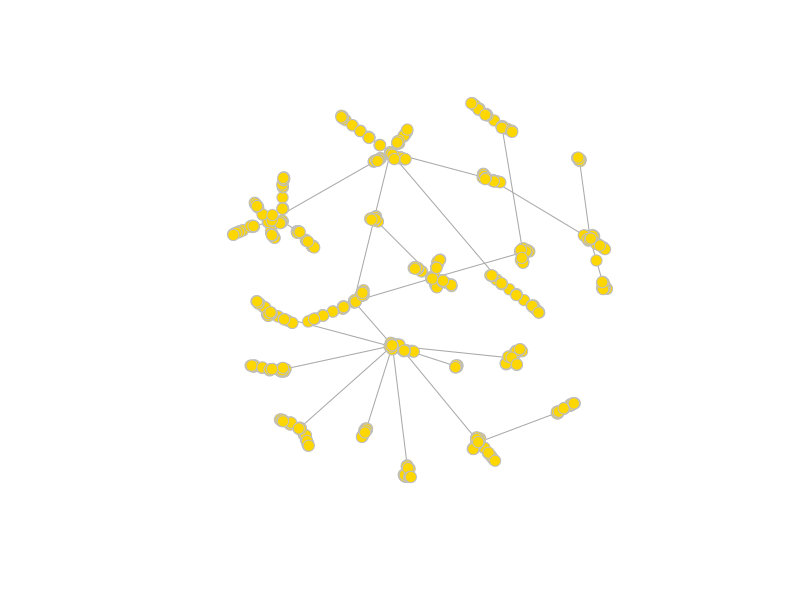
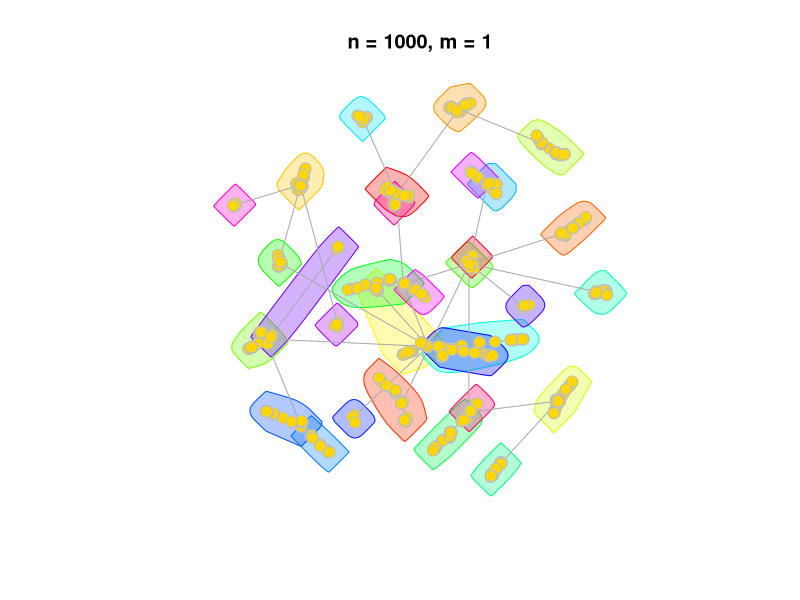
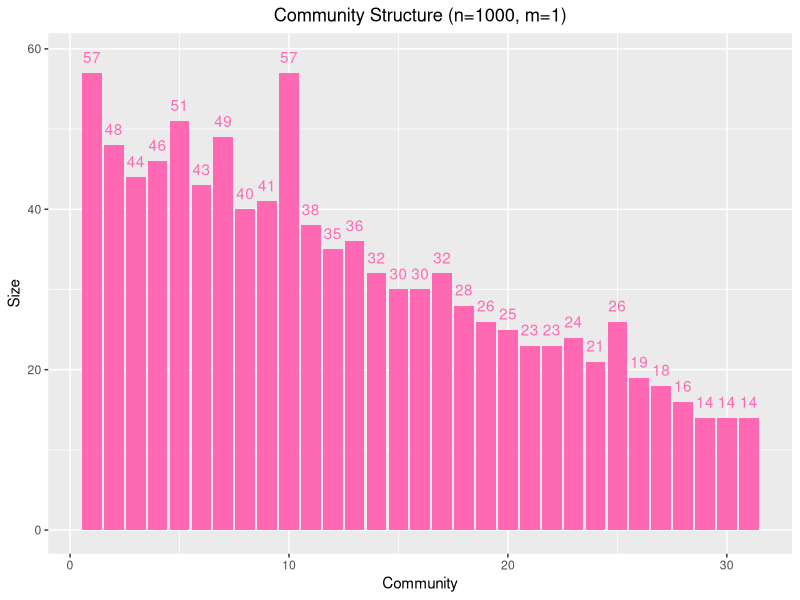
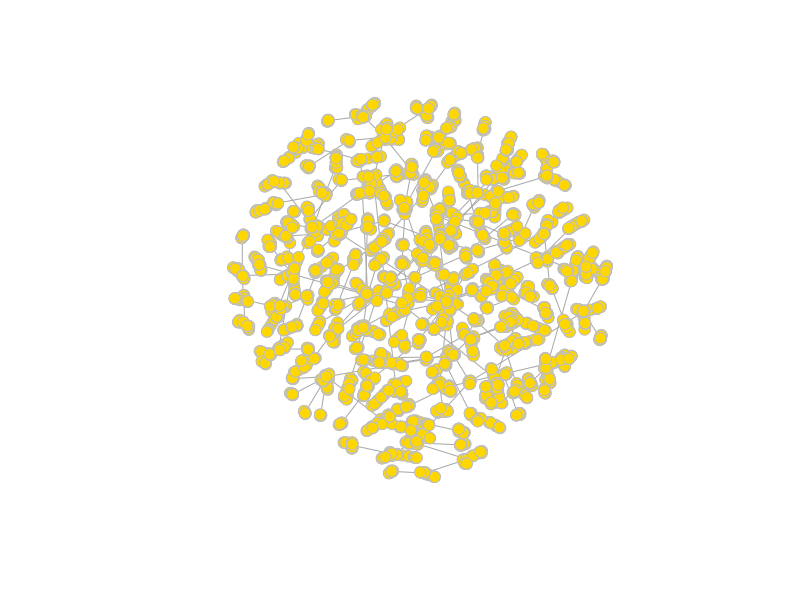
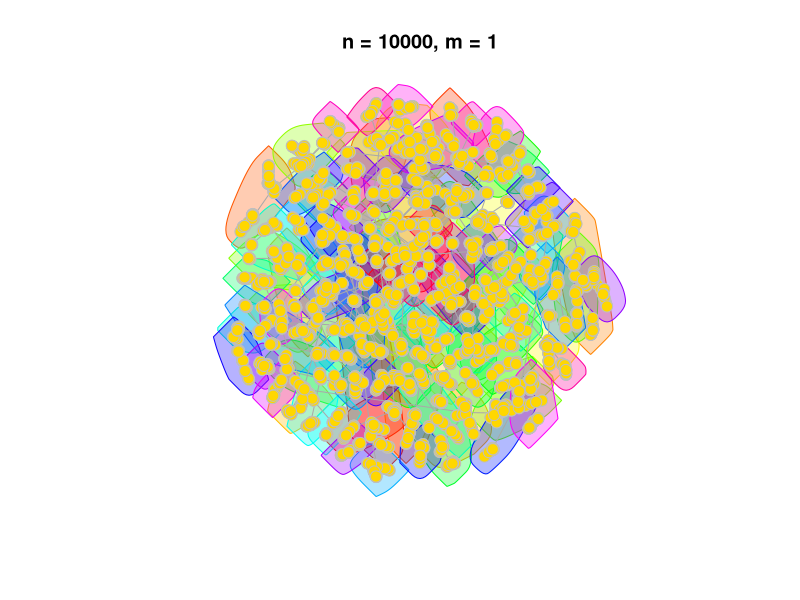
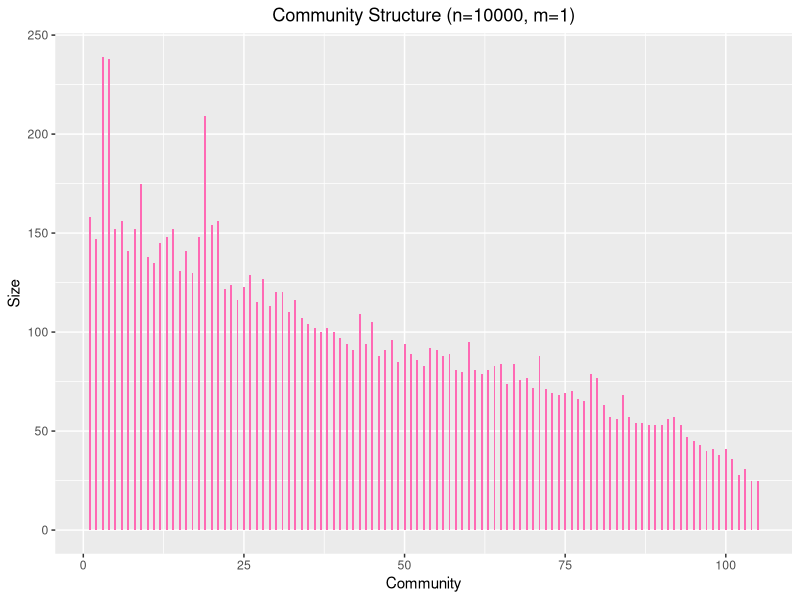
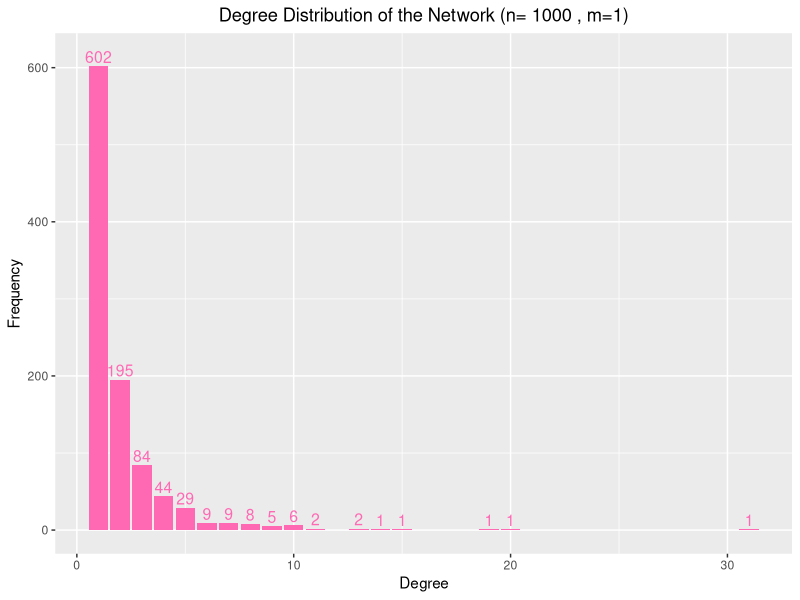
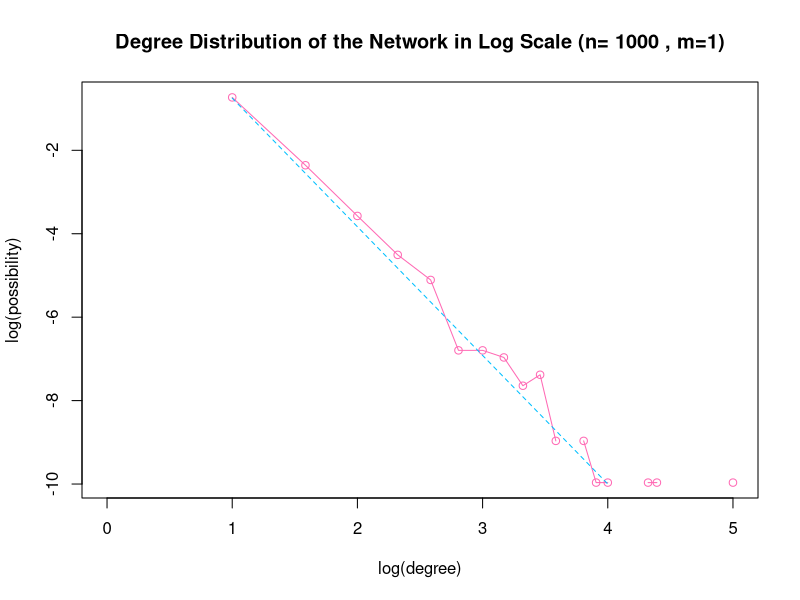

These charts were generated, in order, by the following R code: (Note: a time limit stopped this script after it produced the figures.)
library(igraph)
library(ggplot2)

# ========================== (a) ============================
# create random graph with 1000 nodes and each time step attached 1 edge
connected_time <- 0
for (i in 1:100) {
    g1 <- barabasi.game(1000, m=1, directed=F)
    if (is.connected(g1)) {
        connected_time <- connected_time + 1
    }
}
plot(g1, edge.arrow.size=.5, vertex.color="gold", vertex.size=6, vertex.frame.color="gray", vertex.label="") 
connected_time

# ========================== (b) ============================
# community detection and measure modularity
communities1 <- cluster_fast_greedy(g1)
modularity(communities1)
print(communities1)
plot(g1, mark.groups=groups(communities1), edge.arrow.size=.5, 
     vertex.color="gold", vertex.size=6, vertex.frame.color="gray", vertex.label="", 
    main="n = 1000, m = 1")

# plot community structure
index <- c(1:length(communities1))
c1_size <- as.vector(sizes(communities1))
comm_df <- data.frame(index, c1_size)

ggplot(comm_df, aes(x=index, y=c1_size))+ 
geom_bar(stat = "identity", fill="hotpink")+
geom_text(aes(x=index,y=c1_size+2,label=c1_size),color="hotpink",show.legend = T)+
labs(title="Community Structure (n=1000, m=1)", x="Community", y="Size")+
theme(plot.title = element_text(hjust = 0.5))

# ========================== (c) ============================
# generate a network with 10000 nodes, m=1
g2 <- barabasi.game(10000, m=1, directed=F)
plot(g2, edge.arrow.size=.5, vertex.color="gold", vertex.size=6, vertex.frame.color="gray", vertex.label="") 

# community detection and measure modularity
communities2 <- cluster_fast_greedy(g2)
modularity(communities2)
print(communities2)
plot(g2, mark.groups=groups(communities2), edge.arrow.size=.5, 
     vertex.color="gold", vertex.size=6, vertex.frame.color="gray", vertex.label="", 
    main="n = 10000, m = 1")

# plot community structure
index2 <- c(1:length(communities2))
c2_size <- as.vector(sizes(communities2))
comm_df2 <- data.frame(index2, c2_size)

ggplot(comm_df2, aes(x=index2, y=c2_size))+ 
geom_bar(stat = "identity", fill="hotpink", width=.3)+
labs(title="Community Structure (n=10000, m=1)", x="Community", y="Size")+
theme(plot.title = element_text(hjust = 0.5))

# ========================== (d) ============================
degree_distribution_orig = function(graph, n) {
    # count the frequency of each degree
    freq <- sort(degree(graph))
    df <- data.frame(degree=c(NA), freq=c(NA))
    df <- df[-1, ]
    curDegree <- freq[1]
    count <- 1
    for (i in 2:length(freq)) {
        if (freq[i] != curDegree) {
            df[nrow(df)+1, ] <- c(curDegree, count)
            curDegree <- freq[i]
            count <- 1
        } else {
            count <- count + 1
        }
    }
    df[nrow(df)+1, ] <- c(curDegree, count)
    
    # plot original degree distribution histogram
    text_size <- 0
    dist <- 0
    if (n == 1000) {
        text_size <- 4
        dist <- 12
    } else {
        text_size <- 2
        dist <- 70
    }
    
    ggplot(df, aes(x=degree, y=freq))+ 
    geom_bar(stat = "identity", fill="hotpink")+
    geom_text(aes(x=degree,y=freq+dist,label=freq),color="hotpink",size=text_size,show.legend = T)+
    labs(title=paste("Degree Distribution of the Network (n=",n,", m=1)",collapse=""), x="Degree", y="Frequency")+
    theme(plot.title = element_text(hjust = 0.5))
}

degree_distribution_log = function(graph, n) {
    # plot degree distribution in log-log scale 
    degree <- log2(c(1:length(degree.distribution(graph))))
    distr <- log2(degree.distribution(graph))
    df <- data.frame(degree, distr)
    print(df)
    plot(degree, distr, type="o", col="hotpink", main=paste("Degree Distribution of the Network in Log Scale (n=",n,", m=1)",collapse=""),xlab="log(degree)",ylab="log(possibility)")
    if (n == 1000) {
        lines(seq(1,4,0.03), seq(-0.75,-10,-0.0925),col="deepskyblue",lty=2)
    } else {
        lines(seq(1,5.5,0.045), seq(-0.75,-13.55,-0.128),col="deepskyblue",lty=2)
    }
}

# plot n=1000
print("=================================== n = 1000 =====================================")
degree_distribution_orig(g1, 1000)
degree_distribution_log(g1, 1000)
print("==================================================================================")

# plot n=10000
print("=================================== n = 10000 ====================================")
degree_distribution_orig(g2, 10000)
degree_distribution_log(g2, 10000)
print("==================================================================================")


# ========================== (e) ============================
sample_count_degree = function(graph) {
    # sample vcount nodes, then sample their 1 neighbor for each, and get the degree
    degrees = array(0, vcount(graph))
    for (i in 1:vcount(graph)) {
        node <- sample(vcount(graph), 1)
        neighbors <- neighbors(graph, node, mode="total")
        if (length(neighbors) > 0) {
            neighbor = sample(length(neighbors), 1)
            degrees[i] <- degree(graph, neighbors[neighbor])
        }
    }
    
    # count the frequency of each degree
    freq <- sort(degrees)
    df <- data.frame(degree=c(NA), freq=c(NA))
    df <- df[-1, ]
    curDegree <- freq[1]
    count <- 1
    for (i in 2:length(freq)) {
        if (freq[i] != curDegree) {
            df[nrow(df)+1, ] <- c(curDegree, count)
            curDegree <- freq[i]
            count <- 1
        } else {
            count <- count + 1
        }
    }
    df[nrow(df)+1, ] <- c(curDegree, count)
    return (df)
}

random_degree_distribution_orig = function(df, n) {
    # plot original degree distribution histogram
    text_size <- 0
    dist <- 0
    if (n == 1000) {
        text_size <- 4
        dist <- 5
    } else {
        text_size <- 2
        dist <- 30
    }
    
    ggplot(df, aes(x=degree, y=freq))+ 
    geom_bar(stat = "identity", fill="hotpink")+
    geom_text(aes(x=degree,y=freq+dist,label=freq),color="hotpink",size=text_size,show.legend = T)+
    labs(title=paste("Random Degree Distribution of the Network (n=",n,", m=1)",collapse=""), x="Degree", y="Frequency")+
    theme(plot.title = element_text(hjust = 0.5))
}

random_degree_distribution_log = function(df, n) {
    # calculate P for each degree
    degree <- log2(df["degree"])
    distr <- log2(df["freq"]/n)
    dataframe <- data.frame(degree, distr)
    print(dataframe)
    
    plot(dataframe, type="o", col="hotpink", main=paste("Random Degree Distribution in Log Scale (n=",n,", m=1)",collapse=""),xlab="log(degree)",ylab="log(possibility)")
    if (n == 1000) {
        lines(seq(1,4.5,0.035), seq(-2,-8,-0.06),col="deepskyblue",lty=2)
    } else {
        lines(seq(1,5.5,0.045), seq(-2.2,-9.4,-0.072),col="deepskyblue",lty=2)
    }
}

# plot n=1000
print("=================================== n = 1000 =====================================")
df <- sample_count_degree(g1)
random_degree_distribution_orig(df, 1000)
random_degree_distribution_log(df, 1000)
print("==================================================================================")

# plot n=10000
print("=================================== n = 10000 ====================================")
df <- sample_count_degree(g2)
random_degree_distribution_orig(df, 10000)
random_degree_distribution_log(df, 10000)
print("==================================================================================")


# ========================== (f) ============================
# iterate 1000 times, and calculate the mean degree for each age
degrees <- array(0, 1000)
for (i in 1:1000) {
    g <- barabasi.game(1000,m=1,directed=F)
    degrees <- degrees+degree(g)
}
degrees <- degrees/1000
age <- c(999:0)
age_degree_df <- data.frame(age, degrees)
age_degree_df
sum(degrees)

# plot original expected degree vs age 
plot(age_degree_df, type="l", col="hotpink", main="Expected Degree of Nodes vs Age of Nodes (n=1000, m=1)",xlab="Age",ylab="Expected Degree")
# fitting the curve
x <- c(0:999)
y <- 100/(1000-x) + 0.001*x + 1
lines(x, y, col="deepskyblue", lty=2)
legend(70,19,c("original data","fitted curve"),col=c("hotpink","deepskyblue"),text.col=c("hotpink","deepskyblue"),lty=c(1,2))

# ========================== (g) ============================
generate_network_connectivity = function(n, m) {
    connected_time <- 0
    for (i in 1:100) {
        graph <- barabasi.game(n, m=m, directed=F)
        if (is.connected(graph)) {
            connected_time <- connected_time + 1
        }
    }
    print(paste("n = ", n, ", m = ", m, collapse=""))
    plot(g1, edge.arrow.size=.5, vertex.color="gold", vertex.size=6, vertex.frame.color="gray", vertex.label="",
        main=paste("n = ", n, ", m = ", m, collapse="")) 
    print(connected_time)
    return(graph)
}

g3 <- generate_network_connectivity(1000, 2)
g4 <- generate_network_connectivity(10000, 2)
g5 <- generate_network_connectivity(1000, 5)
g6 <- generate_network_connectivity(10000, 5)


community_structure_modularity = function(graph, n, m) {
    # community detection and measure modularity
    communities <- cluster_fast_greedy(graph)
    print(paste("n = ", n, ", m = ", m, collapse=""))
    print(modularity(communities))
    print(communities)
    plot(graph, mark.groups=groups(communities), edge.arrow.size=.5, 
     vertex.color="gold", vertex.size=6, vertex.frame.color="gray", vertex.label="", 
    main=paste("n = ",n,", m = ",m, collapse=""))

    # plot community structure
    index <- c(1:length(communities))
    size <- as.vector(sizes(communities))
    df <- data.frame(index, size)

    ggplot(df, aes(x=index, y=size))+ 
    geom_bar(stat = "identity", fill="hotpink")+
    labs(title=paste("Community Structure (n=", n, ", m=", m, ")", collapse=""), x="Community", y="Size")+
    theme(plot.title = element_text(hjust = 0.5))
}

community_structure_modularity(g3, 1000, 2)
community_structure_modularity(g4, 10000, 2)
community_structure_modularity(g5, 1000, 5)
community_structure_modularity(g6, 10000, 5)


new_degree_distribution_orig = function(graph, n, m) {
    # count the frequency of each degree
    freq <- sort(degree(graph))
    df <- data.frame(degree=c(NA), freq=c(NA))
    df <- df[-1, ]
    curDegree <- freq[1]
    count <- 1
    for (i in 2:length(freq)) {
        if (freq[i] != curDegree) {
            df[nrow(df)+1, ] <- c(curDegree, count)
            curDegree <- freq[i]
            count <- 1
        } else {
            count <- count + 1
        }
    }
    df[nrow(df)+1, ] <- c(curDegree, count)
    
    # plot original degree distribution histogram
    ggplot(df, aes(x=degree, y=freq))+ 
    geom_bar(stat = "identity", fill="hotpink")+
    labs(title=paste("Degree Distribution of the Network (n=",n,", m=",m,")",collapse=""), x="Degree", y="Frequency")+
    theme(plot.title = element_text(hjust = 0.5))
}

new_degree_distribution_log = function(graph, n, m) {
    # plot degree distribution in log-log scale 
    degree <- log2(c(1:length(degree.distribution(graph))))
    distr <- log2(degree.distribution(graph))
    df <- data.frame(degree, distr)
    print(df)
    plot(degree, distr, type="o", col="hotpink", main=paste("Degree Distribution of the Network in Log Scale (n=",n,", m=",m,")",collapse=""),xlab="log(degree)",ylab="log(probability)")
    if (n == 1000 && m == 2) {
        lines(seq(1.6,4.4,0.028), seq(-1.2,-10,-0.088),col="deepskyblue",lty=2)
    } else if (n == 10000 && m == 2) {
        lines(seq(1.6,5.7,0.041), seq(-1.2,-13.3,-0.121),col="deepskyblue",lty=2)
    } else if (n == 1000 && m == 5) {
        lines(seq(2.6,5.4,0.028), seq(-2,-10,-0.08),col="deepskyblue",lty=2)
    } else {
        lines(seq(2.6,6.4,0.038), seq(-2,-13.3,-0.113),col="deepskyblue",lty=2)
    }
}

# plot n=1000, m=2
print("============================ n = 1000, m = 2 =====================================")
new_degree_distribution_orig(g3, 1000, 2)
new_degree_distribution_log(g3, 1000, 2)
print("==================================================================================")

# plot n=10000, m=2
print("============================ n = 10000, m = 2 ====================================")
new_degree_distribution_orig(g4, 10000, 2)
new_degree_distribution_log(g4, 10000, 2)
print("==================================================================================")

# plot n=1000, m=5
print("============================ n = 1000, m = 5 =====================================")
new_degree_distribution_orig(g5, 1000, 5)
new_degree_distribution_log(g5, 1000, 5)
print("==================================================================================")

# plot n=10000, m=5
print("============================ n = 10000, m = 5 ====================================")
new_degree_distribution_orig(g6, 10000, 5)
new_degree_distribution_log(g6, 10000, 5)
print("==================================================================================")


new_sample_count_degree = function(graph) {
    # sample vcount nodes, then sample their 1 neighbor for each, and get the degree
    degrees = array(0, vcount(graph))
    for (i in 1:vcount(graph)) {
        node <- sample(vcount(graph), 1)
        neighbors <- neighbors(graph, node, mode="total")
        if (length(neighbors) > 0) {
            neighbor = sample(length(neighbors), 1)
            degrees[i] <- degree(graph, neighbors[neighbor])
        }
    }
    
    # count the frequency of each degree
    freq <- sort(degrees)
    df <- data.frame(degree=c(NA), freq=c(NA))
    df <- df[-1, ]
    curDegree <- freq[1]
    count <- 1
    for (i in 2:length(freq)) {
        if (freq[i] != curDegree) {
            df[nrow(df)+1, ] <- c(curDegree, count)
            curDegree <- freq[i]
            count <- 1
        } else {
            count <- count + 1
        }
    }
    df[nrow(df)+1, ] <- c(curDegree, count)
    return (df)
}

new_random_degree_distribution_orig = function(df, n, m) {
    # plot original degree distribution histogram
    ggplot(df, aes(x=degree, y=freq))+ 
    geom_bar(stat = "identity", fill="hotpink")+
    labs(title=paste("Random Degree Distribution of the Network (n=",n,", m=",m,")",collapse=""), x="Degree", y="Frequency")+
    theme(plot.title = element_text(hjust = 0.5))
}

new_random_degree_distribution_log = function(df, n, m) {
    # calculate P for each degree
    degree <- log2(df["degree"])
    distr <- log2(df["freq"]/n)
    dataframe <- data.frame(degree, distr)
    print(dataframe)
    
    plot(dataframe, type="o", col="hotpink", main=paste("Random Degree Distribution in Log Scale (n=",n,", m=",m,")",collapse=""),xlab="log(degree)",ylab="log(probability)")
    if (n == 1000 && m == 2) {
        lines(seq(1.6,4.6,0.03), seq(-2.6,-8,-0.054),col="deepskyblue",lty=2)
    } else if (n == 10000 && m == 2) {
        lines(seq(1.6,6,0.044), seq(-2.7,-9.5,-0.068),col="deepskyblue",lty=2)
    } else if (n == 1000 && m == 5) {
        lines(seq(2.6,5.6,0.03), seq(-3.3,-9,-0.057),col="deepskyblue",lty=2)
    } else {
        lines(seq(2.3,7,0.047), seq(-3.2,-10.1,-0.069),col="deepskyblue",lty=2)
    }
}


# plot n=1000, m=2
print("============================ n = 1000, m = 2 =====================================")
df <- sample_count_degree(g3)
new_random_degree_distribution_orig(df, 1000, 2)
new_random_degree_distribution_log(df, 1000, 2)
print("==================================================================================")

# plot n=10000, m=2
print("============================ n = 10000, m = 2 ====================================")
df <- sample_count_degree(g4)
new_random_degree_distribution_orig(df, 10000, 2)
new_random_degree_distribution_log(df, 10000, 2)
print("==================================================================================")

# plot n=1000, m=5
print("============================ n = 1000, m = 5 =====================================")
df <- sample_count_degree(g5)
new_random_degree_distribution_orig(df, 1000, 5)
new_random_degree_distribution_log(df, 1000, 5)
print("==================================================================================")

# plot n=10000, m=5
print("============================ n = 10000, m = 5 ====================================")
df <- sample_count_degree(g6)
new_random_degree_distribution_orig(df, 10000, 5)
new_random_degree_distribution_log(df, 10000, 5)
print("==================================================================================")


age_degree = function(m) {
    # iterate 1000 times, and calculate the mean degree for each age
    degrees <- array(0, 1000)
    for (i in 1:1000) {
        g <- barabasi.game(1000,m=m,directed=F)
        degrees <- degrees+degree(g)
    }
    degrees <- degrees/1000
    age <- c(999:0)
    age_degree_df <- data.frame(age, degrees)
    age_degree_df
    sum(degrees)

    # plot original expected degree vs age 
    plot(age_degree_df, type="l", col="hotpink", main=paste("Expected Degree of Nodes vs Age of Nodes (n=1000, m=",m,")", collapse=""),xlab="Age",ylab="Expected Degree")
    # fitting the curve
    x <- c(0:999)
    y <- 0
    xlab <- 50
    ylab <- 0
    if (m == 2) {
        y <- 100/(1000-x) + 0.002*x + 2
        ylab <- 38
    } else {
        y <- 200/(1000-x) + 0.004*x + 5
        ylab <- 78
    }
    
    lines(x, y, col="deepskyblue", lty=2)
    legend(xlab,ylab,c("original data","fitted curve"),col=c("hotpink","deepskyblue"),text.col=c("hotpink","deepskyblue"),lty=c(1,2))
}

# n=1000, m=2
age_degree(2)
# n=1000, m=5
age_degree(5)

# ========================== (h) ============================
# generate a new network with n=1000, m=1
g <- barabasi.game(1000, m=1, directed=F)
communities1 <- cluster_fast_greedy(g)
print(paste("Modularity of original network: ",modularity(communities1),collapse=""))
print(paste("Number of communities of original network: ",length(communities1),collapse=""))
plot(g, mark.groups=groups(communities1), edge.arrow.size=.5, 
     vertex.color="gold", vertex.size=6, vertex.frame.color="gray", vertex.label="", 
    main="Original Network") 

# generate using degree sequence method
# 1) use "vl"
degseq_graph1 <- sample_degseq(degree(g), method="vl")
communities2 <- cluster_fast_greedy(degseq_graph1)
print(paste("Modularity of degree sequence network (vl method): ",modularity(communities2),collapse=""))
print(paste("Number of communities of degree sequence network (vl method): ",length(communities2),collapse=""))
plot(degseq_graph1, mark.groups=groups(communities2), edge.arrow.size=.5, 
     vertex.color="gold", vertex.size=6, vertex.frame.color="gray", vertex.label="", 
    main="Degree Sequence + vl") 
print(paste("vl method: ",is.connected(degseq_graph1)))

# 2) use "simple.no.multiple"
degseq_graph2 <- sample_degseq(degree(g), method="simple.no.multiple")
communities3 <- cluster_fast_greedy(degseq_graph2)
print(paste("Modularity of degree sequence network (simple.no.multiple method): ",modularity(communities3),collapse=""))
print(paste("Number of communities of degree sequence network (simple.no.multiple method): ",length(communities3),collapse=""))
plot(degseq_graph2, mark.groups=groups(communities3), edge.arrow.size=.5, 
     vertex.color="gold", vertex.size=6, vertex.frame.color="gray", vertex.label="", 
    main="Degree Sequence + simple.no.multiple") 
print(paste("simple.no.multiple method: ",is.connected(degseq_graph2)))
